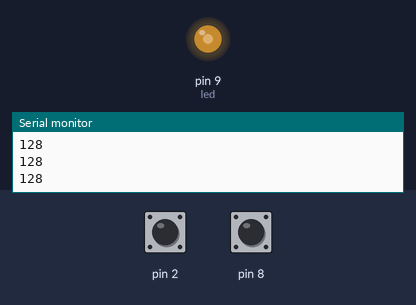
The sketch below on a simulated Arduino Uno, built with avr-gcc and run on an emulated ATmega328P. Shown: output pins drawn as LEDs (lit = HIGH), the last lines printed to the serial monitor. Inputs (shaded band) come from the test bench; at power-on: pin 2 HIGH, pin 8 HIGH.

Above: at 1.2 s.
1.3 s: pin 2 pulled LOW for 1 s
At 3.3 s:
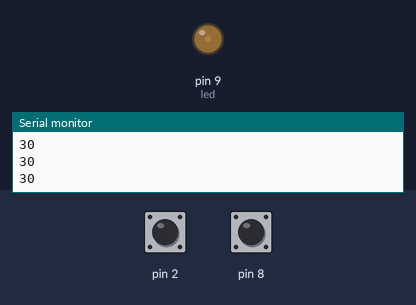
3.8 s: pin 8 pulled LOW for 3.2 s
At 7.2 s:
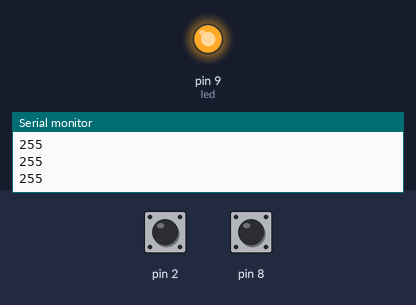
8.5 s: pin 2 pulled LOW for 3.2 s
At 9.26 s:
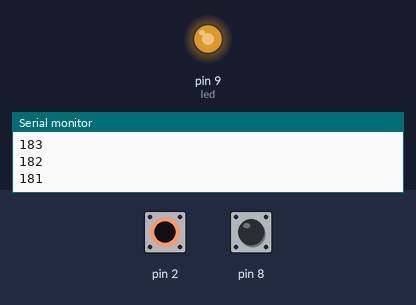
13.2 s: pin 8 pulled LOW for 0.15 s
At 13.8 s:
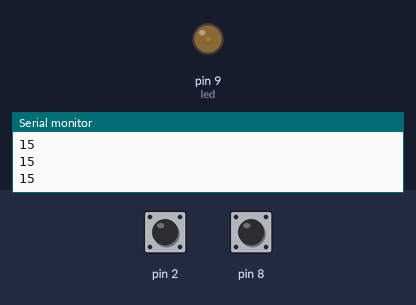
Timing chart, 0 to 15.8 s (numbered marks = the images above; inputs shaded):
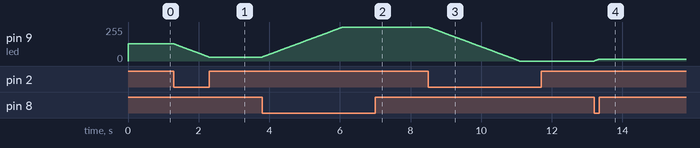

Measured:
- after the input at 1.3 s, pin 9 (led): moves from 128/255 to 30/255 over 0.99 s, starting at once
- after the input at 3.8 s, pin 9 (led): moves from 30/255 to 255/255 over 2.3 s, starting at once
- after the input at 8.5 s, pin 9 (led): moves from 255/255 to 0/255 over 2.6 s, starting at once
- after the input at 13.2 s, pin 9 (led): moves from 0/255 to 15/255 over 0.14 s, starting at once

The sketch:

text10.ino
```cpp
boolean pushButton1;
boolean pushButton2;
int led = 9;
int brightness = 128;//led亮度参数
void setup() {
  // put your setup code here, to run once:
pinMode(2,INPUT_PULLUP);
pinMode(8,INPUT_PULLUP);
pinMode(led,OUTPUT);
Serial.begin(9600);
}

void loop() {
  // put your main code here, to run repeatedly:
pushButton1 = digitalRead(2);
pushButton2 = digitalRead(8);
if(!pushButton1 && brightness >0){
  brightness--;
}else if(!pushButton2 && brightness <255){
  brightness++;
}
analogWrite(led,brightness);
delay(10);
Serial.println(brightness);

}
```
